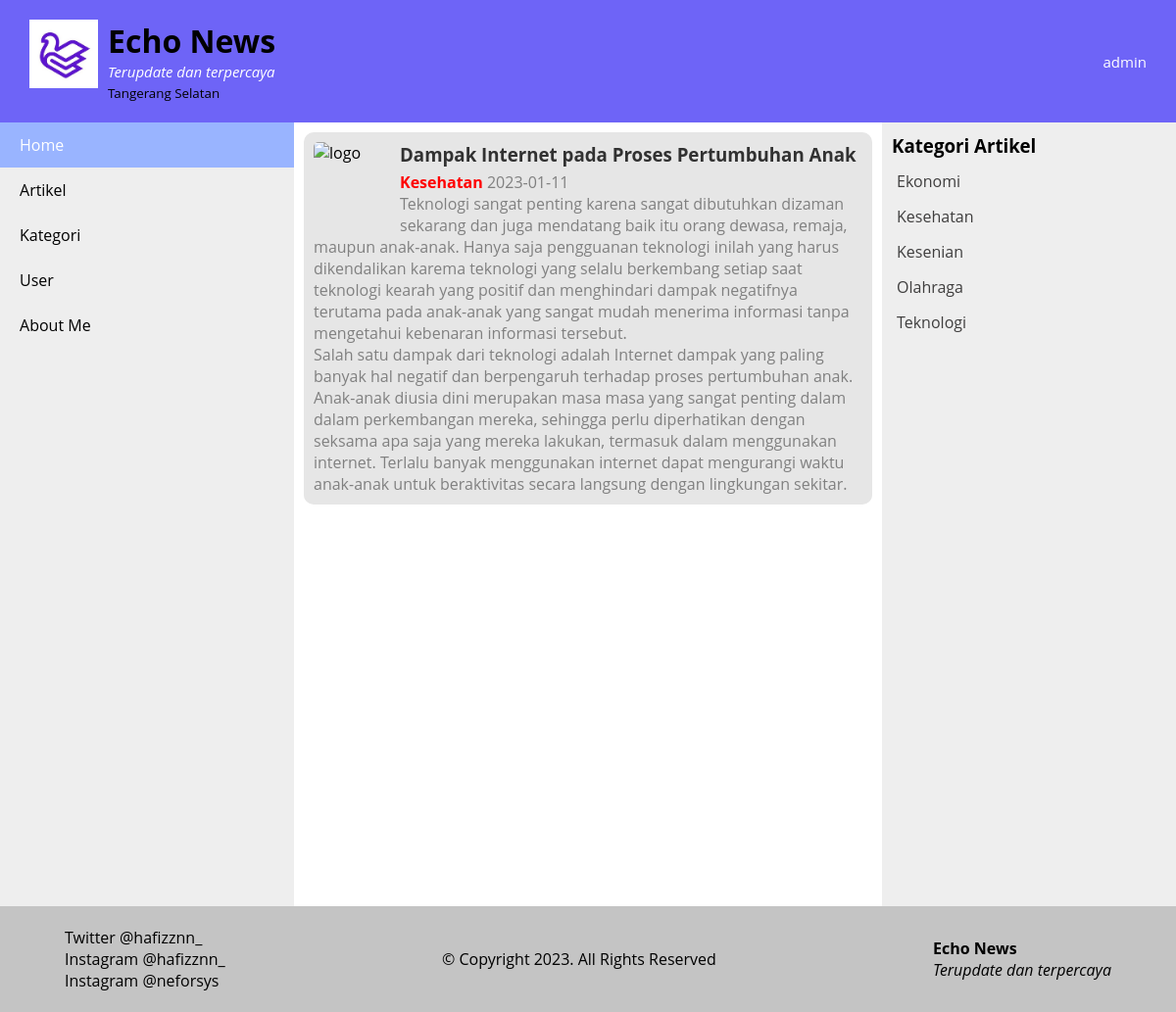
The page /public/artikel/detail/1 (signed in) on the database its author committed.
### tables this page shows
CREATE TABLE `info` (
  `id` int(11) NOT NULL,
  `nama_web` varchar(100) NOT NULL,
  `slogan` varchar(100) NOT NULL,
  `alamat` varchar(100) NOT NULL
);

CREATE TABLE `artikel` (
  `id_artikel` int(11) NOT NULL,
  `id_kategori` int(11) NOT NULL,
  `judul` varchar(100) NOT NULL,
  `deskripsi` text NOT NULL,
  `tanggal` date NOT NULL
);

CREATE TABLE `kategori` (
  `id_kategori` int(11) NOT NULL,
  `nama` varchar(100) NOT NULL
);

### app/core/Controller.php (called while the page is built, shortened)
<?php
class Controller
{
    public function view($view, $data = [])
    {
        require_once '../app/views/' . $view . '.php';
    }
    public function model($model)
    {
        return new $model;
    }
}

### app/controllers/Artikel.php (called while the page is built, shortened)
<?php
class Artikel extends Controller
{
    public function detail($id_artikel)
    {
        $data['title'] = 'Detail Artikel';
        $data['info'] = $this->model('InfoModel')->getInfo();
        $data['kategori'] = $this->model('KategoriModel')->getAllKategori();
        $data['artikel'] = $this->model('ArtikelModel')->getArtikelById($id_artikel);
        $this->view('templates/header', $data);
        $this->view('artikel/detail', $data);
        $this->view('templates/aside', $data);
        $this->view('templates/footer', $data);
    }
}

### app/core/App.php (called while the page is built, shortened)
<?php
class App
{
    protected $method = 'Index';
    protected $params = [];
    public function __construct()
    {
        $url = $this->parseUrl();
        if (isset($url[0])) {
            if (file_exists('../app/controllers/' . $url[0] . '.php')) {
                unset($url[0]);
            }
        }
        $this->controller = new $this->controller;
        if (isset($url[1])) {
            if (isset($url[1])) {
                if (method_exists($this->controller, $url[1])) {
                    $this->method = $url[1];
                    unset($url[1]);
                }
            }
        }
        if (!empty($url)) {
            $this->params = array_values($url);
        }
        call_user_func_array([$this->controller, $this->method], $this->params);
    }
    public function parseUrl()
    {
        if (isset($_GET['url'])) {
            $url = rtrim($_GET['url'], '/');
            $url = filter_var($url, FILTER_SANITIZE_URL);
            $url = explode('/', $url);
            return $url;
        }
    }
}

### public/index.php (called while the page is built, shortened)
<?php
$app = new App;

### app/core/Database.php (called while the page is built, shortened)
<?php
class Database
{
    private $host = DB_HOST;
    private $user = DB_USER;
    private $pass = DB_PASS;
    private $dbnm = DB_NAME;
    private $dbh;
    private $stmt;
    public function __construct()
    {
        $dsn = 'mysql:host=' . $this->host . ';dbname=' . $this->dbnm;
        $option = [
            PDO::ATTR_PERSISTENT => true,
            PDO::ATTR_ERRMODE => PDO::ERRMODE_EXCEPTION
        ];
        try {
            $this->dbh = new PDO($dsn, $this->user, $this->pass, $option);
        } catch (PDOException $e) {
            die($e->getMessage());
        }
    }
    public function query($query)
    {
        $this->stmt = $this->dbh->prepare($query);
    }
    public function bind($param, $value, $type = null)
    {
        if (is_null($type)) {
            switch (true) {
                default:
                    $type = PDO::PARAM_STR;
            }
        }
        $this->stmt->bindValue($param, $value, $type);
    }
    public function execute()
    {
        $this->stmt->execute();
    }
    public function resultSet()
    {
        $this->execute();
        return $this->stmt->fetchAll(PDO::FETCH_ASSOC);
    }
    public function single()
    {
        $this->execute();
        return $this->stmt->fetch(PDO::FETCH_ASSOC);
    }
}

### app/models/InfoModel.php (called while the page is built)
<?php
class InfoModel
{
    private $table = 'info';
    private $db;
    public function __construct()
    {
        $this->db = new Database;
    }
    public function getInfo()
    {
        $this->db->query('SELECT * FROM ' . $this->table);
        return $this->db->single();
    }
}

### app/models/ArtikelModel.php (called while the page is built, shortened)
<?php
class ArtikelModel
{
    private $db;
    public function __construct()
    {
        $this->db = new Database;
    }
    public function getArtikelById($id_artikel)
    {
        $this->db->query('SELECT * FROM artikel INNER JOIN kategori ON artikel.id_kategori = kategori.id_kategori WHERE id_artikel=:id_artikel');
        $this->db->bind('id_artikel', $id_artikel);
        return $this->db->single();
    }
}

### app/models/KategoriModel.php (called while the page is built, shortened)
<?php
class KategoriModel
{
    private $db;
    public function __construct()
    {
        $this->db = new Database;
    }
    public function getAllKategori()
    {
        $this->db->query('SELECT * FROM kategori ORDER by nama ASC');
        return $this->db->resultSet();
    }
}

### app/views/templates/aside.php (the view)
<aside>
    <h3>Kategori Artikel</h1>
        <ul>
            <?php foreach ($data['kategori'] as $row) : ?>
                <li><a href="<?= base_url; ?>/kategori/artikelByKategori/<?= $row['id_kategori']; ?>"><?= $row['nama']; ?></a></li>
            <?php
            endforeach; ?>
        </ul>
</aside>

### app/views/templates/header.php (shortened to what this page needs)
<!DOCTYPE html>
<html lang="en">
<head>
    <link rel="stylesheet" href="<?= base_url; ?>/css/style.css">
    <link rel="stylesheet" href="https://font.googleapis.com/css?family=Open+Sans">
    <link rel="stylesheet" href="https://cdnjs.cloudflare.com">
</head>
<body>
    <header>
        <div>
            <img src="<?= base_url; ?>/img/logo.jpg" class="center" alt="logo" width="70px" height="70px">
            <div id="title">
                <h1><?= $data['info']['nama_web']; ?></h1>
                <p><?= $data['info']['slogan']; ?></p>
                <small><?= $data['info']['alamat']; ?></small>
            </div>
        </div>
        <a href="<?= base_url; ?>/logout/logout" id="logout"><?= $_SESSION['username']; ?></a>
    </header>
    <main>

### app/views/artikel/detail.php
<section>
    <article>
        <img src="https://random.imagecdn.app/50/50?category=logo" class="center" alt="logo" width="100px" height="100px">
        <h3><?= $data['artikel']['judul']; ?></h3>
        <p><b style=" color:red;"><?= $data['artikel']['nama']; ?></b> <?= $data['artikel']['tanggal']; ?></p style="font-size: 12px;">
        <p>
            <?= nl2br($data['artikel']['deskripsi'], false); ?>
        </p>
    </article>
</section>

### app/views/templates/footer.php
</main>
<footer>
    <div id="sosmed">
        <p> Twitter @hafizznn_</p>
        <p> Instagram @hafizznn_</p>
        <p> Instagram @neforsys </p>
    </div>
    <p id="cr">&copy; Copyright 2023. All Rights Reserved</p>
    <div id="namaWeb">
        <p><b><?= $data['info']['nama_web']; ?></b></p>
        <p><i><?= $data['info']['slogan']; ?></i></p>
    </div>
</footer>
</body>
</html>

### public/css/style.css (style rules this page uses)
* { padding: 0; margin: 0; }
body { font-family:'Open Sans', sans-serif; }
header { display: flex; justify-content: space-between; background-color: #6e64f7; width: auto; padding: 20px 30px; }
a#logout { align-self: center; align-items: flex-end; font-style: bold; color: rgb(255, 255, 255); font-size: 15px; text-decoration: none; }
header img { float: left; }
header p { font-style: italic; color: rgb(255, 255, 255); font-size: 15px; }
div#title { margin-left: 10px; float: right; }
main { background-color: #eee; display: flex; flex-wrap: wrap; height: 100vh; }
a { text-decoration: none; }
ul { list-style-type: none; }
footer { background: rgb(196, 196, 196); display: flex; flex-direction: row; justify-content: space-between; padding: 15px 0; width: 100%; }
div#namaWeb { align-self: center; margin: 6px; }
div#sosmed { align-self: center; margin: 6px; }
p#cr { align-self: center; margin: 6px; }
footer p { padding: 0 60px; }
article { flex-direction: row; margin: 10px; padding: 10px; background-color: rgb(230, 230, 230); border-radius: 10px; }
article h3 { color: rgb(49, 49, 49); margin-bottom: 5px; }
article img { float: left; width: 80px; height: 80px; margin-right: 8px; border-radius: 5px; }
section p { color: grey; }
section { background-color: rgb(255, 255, 255); flex: 50%; }
aside { flex: 25%; }
aside h3 { margin-top: 5px; padding: 6px 10px; }
aside a { color: rgb(63, 62, 62); display: block; padding: 7px 15px; text-decoration: none; }

### rows shown on the page
info: nama_web "Echo News", slogan "Terupdate dan terpercaya", alamat "Tangerang Selatan"
artikel: judul "Dampak Internet pada Proses Pertumbuhan Anak", id_kategori.nama "Kesehatan", tanggal "2023-01-11", deskripsi "Teknologi sangat penting karena sangat dibutuhkan dizaman sekarang dan juga mendatang baik itu orang dewasa, remaja, maupun anak-anak. Hanya saja pengguanan teknologi inilah yang harus dikendalikan karema teknologi yang selalu berkembang setiap saat teknologi kearah yang positif dan menghindari dampak negatifnya terutama pada anak-anak yang sangat mudah menerima informasi tanpa mengetahui kebenaran informasi tersebut. Salah satu dampak dari teknologi adalah Internet dampak yang paling banyak hal negatif dan berpengaruh terhadap proses pertumbuhan anak. Anak-anak diusia dini merupakan masa masa yang sangat penting dalam dalam perkembangan mereka, sehingga perlu diperhatikan dengan seksama…"
kategori: nama "Ekonomi"
kategori: nama "Kesehatan"
kategori: nama "Kesenian"
kategori: nama "Olahraga"
kategori: nama "Teknologi"

### other values the page prints
$_SESSION['username'] "admin"
